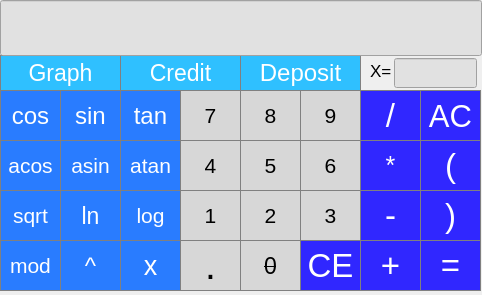
<?xml version="1.0" encoding="UTF-8"?>
<ui version="4.0">
 <class>CalculatorView</class>
 <widget class="QMainWindow" name="CalculatorView">
  <property name="enabled">
   <bool>true</bool>
  </property>
  <property name="geometry">
   <rect>
    <x>0</x>
    <y>0</y>
    <width>482</width>
    <height>295</height>
   </rect>
  </property>
  <property name="font">
   <font>
    <pointsize>13</pointsize>
   </font>
  </property>
  <property name="windowTitle">
   <string>MainWindow</string>
  </property>
  <widget class="QWidget" name="centralwidget">
   <widget class="QPushButton" name="pushButton">
    <property name="geometry">
     <rect>
      <x>0</x>
      <y>90</y>
      <width>61</width>
      <height>51</height>
     </rect>
    </property>
    <property name="font">
     <font>
      <pointsize>18</pointsize>
     </font>
    </property>
    <property name="styleSheet">
     <string notr="true">QPushButton {
	background-color: rgb(41, 124, 255);
	color: white;
 	border: 1px solid gray;
}
QPushButton:pressed {
    background-color: qlineargradient(x1: 0, y1: 0, x2: 0, y2: 1,
                                      stop: 0 #BEBEBE, stop: 1 #D7D7D7);
}</string>
    </property>
    <property name="text">
     <string>cos</string>
    </property>
    <attribute name="buttonGroup">
     <string notr="true">buttonGroup</string>
    </attribute>
   </widget>
   <widget class="QPushButton" name="pushButton_2">
    <property name="geometry">
     <rect>
      <x>0</x>
      <y>140</y>
      <width>61</width>
      <height>51</height>
     </rect>
    </property>
    <property name="font">
     <font>
      <pointsize>16</pointsize>
     </font>
    </property>
    <property name="styleSheet">
     <string notr="true">QPushButton {
	background-color: rgb(41, 124, 255);
	color: white;
 	border: 1px solid gray;
}
QPushButton:pressed {
    background-color: qlineargradient(x1: 0, y1: 0, x2: 0, y2: 1,
                                      stop: 0 #BEBEBE, stop: 1 #D7D7D7);
}</string>
    </property>
    <property name="text">
     <string>acos</string>
    </property>
    <attribute name="buttonGroup">
     <string notr="true">buttonGroup</string>
    </attribute>
   </widget>
   <widget class="QPushButton" name="pushButton_3">
    <property name="geometry">
     <rect>
      <x>0</x>
      <y>190</y>
      <width>61</width>
      <height>51</height>
     </rect>
    </property>
    <property name="font">
     <font>
      <pointsize>16</pointsize>
     </font>
    </property>
    <property name="styleSheet">
     <string notr="true">QPushButton {
	background-color: rgb(41, 124, 255);
	color: white;
 	border: 1px solid gray;
}
QPushButton:pressed {
    background-color: qlineargradient(x1: 0, y1: 0, x2: 0, y2: 1,
                                      stop: 0 #BEBEBE, stop: 1 #D7D7D7);
}</string>
    </property>
    <property name="text">
     <string>sqrt</string>
    </property>
    <attribute name="buttonGroup">
     <string notr="true">buttonGroup</string>
    </attribute>
   </widget>
   <widget class="QPushButton" name="pushButton_4">
    <property name="geometry">
     <rect>
      <x>0</x>
      <y>240</y>
      <width>61</width>
      <height>51</height>
     </rect>
    </property>
    <property name="font">
     <font>
      <pointsize>16</pointsize>
     </font>
    </property>
    <property name="styleSheet">
     <string notr="true">QPushButton {
	background-color: rgb(41, 124, 255);
	color: white;
 	border: 1px solid gray;
}
QPushButton:pressed {
    background-color: qlineargradient(x1: 0, y1: 0, x2: 0, y2: 1,
                                      stop: 0 #BEBEBE, stop: 1 #D7D7D7);
}</string>
    </property>
    <property name="text">
     <string>mod</string>
    </property>
    <attribute name="buttonGroup">
     <string notr="true">buttonGroup</string>
    </attribute>
   </widget>
   <widget class="QPushButton" name="pushButton_5">
    <property name="geometry">
     <rect>
      <x>60</x>
      <y>90</y>
      <width>61</width>
      <height>51</height>
     </rect>
    </property>
    <property name="font">
     <font>
      <pointsize>18</pointsize>
     </font>
    </property>
    <property name="styleSheet">
     <string notr="true">QPushButton {
	background-color: rgb(41, 124, 255);
	color: white;
 	border: 1px solid gray;
}
QPushButton:pressed {
    background-color: qlineargradient(x1: 0, y1: 0, x2: 0, y2: 1,
                                      stop: 0 #BEBEBE, stop: 1 #D7D7D7);
}</string>
    </property>
    <property name="text">
     <string>sin</string>
    </property>
    <attribute name="buttonGroup">
     <string notr="true">buttonGroup</string>
    </attribute>
   </widget>
   <widget class="QPushButton" name="pushButton_6">
    <property name="geometry">
     <rect>
      <x>60</x>
      <y>190</y>
      <width>61</width>
      <height>51</height>
     </rect>
    </property>
    <property name="font">
     <font>
      <pointsize>17</pointsize>
     </font>
    </property>
    <property name="styleSheet">
     <string notr="true">QPushButton {
	background-color: rgb(41, 124, 255);
	color: white;
 	border: 1px solid gray;
}
QPushButton:pressed {
    background-color: qlineargradient(x1: 0, y1: 0, x2: 0, y2: 1,
                                      stop: 0 #BEBEBE, stop: 1 #D7D7D7);
}</string>
    </property>
    <property name="text">
     <string>ln</string>
    </property>
    <attribute name="buttonGroup">
     <string notr="true">buttonGroup</string>
    </attribute>
   </widget>
   <widget class="QPushButton" name="pushButton_7">
    <property name="geometry">
     <rect>
      <x>60</x>
      <y>240</y>
      <width>61</width>
      <height>51</height>
     </rect>
    </property>
    <property name="font">
     <font>
      <pointsize>18</pointsize>
     </font>
    </property>
    <property name="styleSheet">
     <string notr="true">QPushButton {
	background-color: rgb(41, 124, 255);
	color: white;
 	border: 1px solid gray;
}
QPushButton:pressed {
    background-color: qlineargradient(x1: 0, y1: 0, x2: 0, y2: 1,
                                      stop: 0 #BEBEBE, stop: 1 #D7D7D7);
}</string>
    </property>
    <property name="text">
     <string>^</string>
    </property>
    <attribute name="buttonGroup">
     <string notr="true">buttonGroup</string>
    </attribute>
   </widget>
   <widget class="QPushButton" name="pushButton_8">
    <property name="geometry">
     <rect>
      <x>60</x>
      <y>140</y>
      <width>61</width>
      <height>51</height>
     </rect>
    </property>
    <property name="font">
     <font>
      <pointsize>16</pointsize>
     </font>
    </property>
    <property name="styleSheet">
     <string notr="true">QPushButton {
	background-color: rgb(41, 124, 255);
	color: white;
 	border: 1px solid gray;
}
QPushButton:pressed {
    background-color: qlineargradient(x1: 0, y1: 0, x2: 0, y2: 1,
                                      stop: 0 #BEBEBE, stop: 1 #D7D7D7);
}</string>
    </property>
    <property name="text">
     <string>asin</string>
    </property>
    <attribute name="buttonGroup">
     <string notr="true">buttonGroup</string>
    </attribute>
   </widget>
   <widget class="QPushButton" name="pushButton_9">
    <property name="geometry">
     <rect>
      <x>120</x>
      <y>90</y>
      <width>61</width>
      <height>51</height>
     </rect>
    </property>
    <property name="font">
     <font>
      <pointsize>18</pointsize>
     </font>
    </property>
    <property name="styleSheet">
     <string notr="true">QPushButton {
	background-color: rgb(41, 124, 255);
	color: white;
 	border: 1px solid gray;
}
QPushButton:pressed {
    background-color: qlineargradient(x1: 0, y1: 0, x2: 0, y2: 1,
                                      stop: 0 #BEBEBE, stop: 1 #D7D7D7);
}</string>
    </property>
    <property name="text">
     <string>tan</string>
    </property>
    <attribute name="buttonGroup">
     <string notr="true">buttonGroup</string>
    </attribute>
   </widget>
   <widget class="QPushButton" name="pushButton_10">
    <property name="geometry">
     <rect>
      <x>120</x>
      <y>240</y>
      <width>61</width>
      <height>51</height>
     </rect>
    </property>
    <property name="font">
     <font>
      <pointsize>20</pointsize>
      <kerning>true</kerning>
     </font>
    </property>
    <property name="styleSheet">
     <string notr="true">QPushButton {
	background-color: rgb(41, 124, 255);
	color: white;
 	border: 1px solid gray;
}
QPushButton:pressed {
    background-color: qlineargradient(x1: 0, y1: 0, x2: 0, y2: 1,
                                      stop: 0 #BEBEBE, stop: 1 #D7D7D7);
}</string>
    </property>
    <property name="text">
     <string>x</string>
    </property>
    <attribute name="buttonGroup">
     <string notr="true">buttonGroup</string>
    </attribute>
   </widget>
   <widget class="QPushButton" name="pushButton_11">
    <property name="geometry">
     <rect>
      <x>120</x>
      <y>190</y>
      <width>61</width>
      <height>51</height>
     </rect>
    </property>
    <property name="font">
     <font>
      <pointsize>16</pointsize>
     </font>
    </property>
    <property name="styleSheet">
     <string notr="true">QPushButton {
	background-color: rgb(41, 124, 255);
	color: white;
 	border: 1px solid gray;
}
QPushButton:pressed {
    background-color: qlineargradient(x1: 0, y1: 0, x2: 0, y2: 1,
                                      stop: 0 #BEBEBE, stop: 1 #D7D7D7);
}</string>
    </property>
    <property name="text">
     <string>log</string>
    </property>
    <attribute name="buttonGroup">
     <string notr="true">buttonGroup</string>
    </attribute>
   </widget>
   <widget class="QPushButton" name="pushButton_12">
    <property name="geometry">
     <rect>
      <x>120</x>
      <y>140</y>
      <width>61</width>
      <height>51</height>
     </rect>
    </property>
    <property name="font">
     <font>
      <pointsize>16</pointsize>
     </font>
    </property>
    <property name="styleSheet">
     <string notr="true">QPushButton {
	background-color: rgb(41, 124, 255);
	color: white;
 	border: 1px solid gray;
}
QPushButton:pressed {
    background-color: qlineargradient(x1: 0, y1: 0, x2: 0, y2: 1,
                                      stop: 0 #BEBEBE, stop: 1 #D7D7D7);
}</string>
    </property>
    <property name="text">
     <string>atan</string>
    </property>
    <attribute name="buttonGroup">
     <string notr="true">buttonGroup</string>
    </attribute>
   </widget>
   <widget class="QPushButton" name="pushButton_13">
    <property name="geometry">
     <rect>
      <x>180</x>
      <y>90</y>
      <width>61</width>
      <height>51</height>
     </rect>
    </property>
    <property name="font">
     <font>
      <pointsize>16</pointsize>
     </font>
    </property>
    <property name="styleSheet">
     <string notr="true">QPushButton {
  background-color: rgb(215, 215, 215);
  border: 1px solid gray;
}
QPushButton:pressed {
    background-color: qlineargradient(x1: 0, y1: 0, x2: 0, y2: 1,
                                      stop: 0 #BEBEBE, stop: 1 #D7D7D7);
}</string>
    </property>
    <property name="text">
     <string>7</string>
    </property>
    <attribute name="buttonGroup">
     <string notr="true">buttonGroup</string>
    </attribute>
   </widget>
   <widget class="QPushButton" name="pushButton_14">
    <property name="geometry">
     <rect>
      <x>240</x>
      <y>240</y>
      <width>61</width>
      <height>51</height>
     </rect>
    </property>
    <property name="font">
     <font>
      <pointsize>17</pointsize>
      <italic>false</italic>
      <bold>false</bold>
      <strikeout>true</strikeout>
     </font>
    </property>
    <property name="styleSheet">
     <string notr="true">QPushButton {
  background-color: rgb(215, 215, 215);
  border: 1px solid gray;
}
QPushButton:pressed {
    background-color: qlineargradient(x1: 0, y1: 0, x2: 0, y2: 1,
                                      stop: 0 #BEBEBE, stop: 1 #D7D7D7);
}</string>
    </property>
    <property name="text">
     <string>0</string>
    </property>
    <attribute name="buttonGroup">
     <string notr="true">buttonGroup</string>
    </attribute>
   </widget>
   <widget class="QPushButton" name="pushButton_15">
    <property name="geometry">
     <rect>
      <x>180</x>
      <y>140</y>
      <width>61</width>
      <height>51</height>
     </rect>
    </property>
    <property name="font">
     <font>
      <pointsize>16</pointsize>
     </font>
    </property>
    <property name="styleSheet">
     <string notr="true">QPushButton {
  background-color: rgb(215, 215, 215);
  border: 1px solid gray;
}
QPushButton:pressed {
    background-color: qlineargradient(x1: 0, y1: 0, x2: 0, y2: 1,
                                      stop: 0 #BEBEBE, stop: 1 #D7D7D7);
}</string>
    </property>
    <property name="text">
     <string>4</string>
    </property>
    <attribute name="buttonGroup">
     <string notr="true">buttonGroup</string>
    </attribute>
   </widget>
   <widget class="QPushButton" name="pushButton_16">
    <property name="geometry">
     <rect>
      <x>180</x>
      <y>190</y>
      <width>61</width>
      <height>51</height>
     </rect>
    </property>
    <property name="font">
     <font>
      <pointsize>16</pointsize>
      <strikeout>false</strikeout>
     </font>
    </property>
    <property name="styleSheet">
     <string notr="true">QPushButton {
  background-color: rgb(215, 215, 215);
  border: 1px solid gray;
}
QPushButton:pressed {
    background-color: qlineargradient(x1: 0, y1: 0, x2: 0, y2: 1,
                                      stop: 0 #BEBEBE, stop: 1 #D7D7D7);
}</string>
    </property>
    <property name="text">
     <string>1</string>
    </property>
    <attribute name="buttonGroup">
     <string notr="true">buttonGroup</string>
    </attribute>
   </widget>
   <widget class="QPushButton" name="pushButton_17">
    <property name="geometry">
     <rect>
      <x>240</x>
      <y>90</y>
      <width>61</width>
      <height>51</height>
     </rect>
    </property>
    <property name="font">
     <font>
      <pointsize>16</pointsize>
     </font>
    </property>
    <property name="styleSheet">
     <string notr="true">QPushButton {
  background-color: rgb(215, 215, 215);
  border: 1px solid gray;
}
QPushButton:pressed {
    background-color: qlineargradient(x1: 0, y1: 0, x2: 0, y2: 1,
                                      stop: 0 #BEBEBE, stop: 1 #D7D7D7);
}</string>
    </property>
    <property name="text">
     <string>8</string>
    </property>
    <attribute name="buttonGroup">
     <string notr="true">buttonGroup</string>
    </attribute>
   </widget>
   <widget class="QPushButton" name="pushButton_18">
    <property name="geometry">
     <rect>
      <x>240</x>
      <y>190</y>
      <width>61</width>
      <height>51</height>
     </rect>
    </property>
    <property name="font">
     <font>
      <pointsize>16</pointsize>
     </font>
    </property>
    <property name="styleSheet">
     <string notr="true">QPushButton {
  background-color: rgb(215, 215, 215);
  border: 1px solid gray;
}
QPushButton:pressed {
    background-color: qlineargradient(x1: 0, y1: 0, x2: 0, y2: 1,
                                      stop: 0 #BEBEBE, stop: 1 #D7D7D7);
}</string>
    </property>
    <property name="text">
     <string>2</string>
    </property>
    <attribute name="buttonGroup">
     <string notr="true">buttonGroup</string>
    </attribute>
   </widget>
   <widget class="QPushButton" name="pushButton_20">
    <property name="geometry">
     <rect>
      <x>240</x>
      <y>140</y>
      <width>61</width>
      <height>51</height>
     </rect>
    </property>
    <property name="font">
     <font>
      <pointsize>16</pointsize>
     </font>
    </property>
    <property name="styleSheet">
     <string notr="true">QPushButton {
  background-color: rgb(215, 215, 215);
  border: 1px solid gray;
}
QPushButton:pressed {
    background-color: qlineargradient(x1: 0, y1: 0, x2: 0, y2: 1,
                                      stop: 0 #BEBEBE, stop: 1 #D7D7D7);
}</string>
    </property>
    <property name="text">
     <string>5</string>
    </property>
    <attribute name="buttonGroup">
     <string notr="true">buttonGroup</string>
    </attribute>
   </widget>
   <widget class="QPushButton" name="pushButton_21">
    <property name="geometry">
     <rect>
      <x>300</x>
      <y>90</y>
      <width>61</width>
      <height>51</height>
     </rect>
    </property>
    <property name="font">
     <font>
      <pointsize>16</pointsize>
     </font>
    </property>
    <property name="styleSheet">
     <string notr="true">QPushButton {
  background-color: rgb(215, 215, 215);
  border: 1px solid gray;
}
QPushButton:pressed {
    background-color: qlineargradient(x1: 0, y1: 0, x2: 0, y2: 1,
                                      stop: 0 #BEBEBE, stop: 1 #D7D7D7);
}</string>
    </property>
    <property name="text">
     <string>9</string>
    </property>
    <attribute name="buttonGroup">
     <string notr="true">buttonGroup</string>
    </attribute>
   </widget>
   <widget class="QPushButton" name="pushButton_22">
    <property name="geometry">
     <rect>
      <x>300</x>
      <y>140</y>
      <width>61</width>
      <height>51</height>
     </rect>
    </property>
    <property name="font">
     <font>
      <pointsize>16</pointsize>
     </font>
    </property>
    <property name="styleSheet">
     <string notr="true">QPushButton {
  background-color: rgb(215, 215, 215);
  border: 1px solid gray;
}
QPushButton:pressed {
    background-color: qlineargradient(x1: 0, y1: 0, x2: 0, y2: 1,
                                      stop: 0 #BEBEBE, stop: 1 #D7D7D7);
}</string>
    </property>
    <property name="text">
     <string>6</string>
    </property>
    <attribute name="buttonGroup">
     <string notr="true">buttonGroup</string>
    </attribute>
   </widget>
   <widget class="QPushButton" name="backspace">
    <property name="geometry">
     <rect>
      <x>300</x>
      <y>240</y>
      <width>61</width>
      <height>51</height>
     </rect>
    </property>
    <property name="font">
     <font>
      <pointsize>25</pointsize>
     </font>
    </property>
    <property name="styleSheet">
     <string notr="true">QPushButton {
  background-color: rgb(48, 39, 255);
  color: white; 
  border: 1px solid gray;
}

QPushButton:pressed {
    background-color: qlineargradient(x1: 0, y1: 0, x2: 0, y2: 1,
                                      stop: 0 #FF7832, stop: 1 #FF9739);
}</string>
    </property>
    <property name="text">
     <string>CE</string>
    </property>
   </widget>
   <widget class="QPushButton" name="pushButton_24">
    <property name="geometry">
     <rect>
      <x>300</x>
      <y>190</y>
      <width>61</width>
      <height>51</height>
     </rect>
    </property>
    <property name="font">
     <font>
      <pointsize>16</pointsize>
     </font>
    </property>
    <property name="styleSheet">
     <string notr="true">QPushButton {
  background-color: rgb(215, 215, 215);
  border: 1px solid gray;
}
QPushButton:pressed {
    background-color: qlineargradient(x1: 0, y1: 0, x2: 0, y2: 1,
                                      stop: 0 #BEBEBE, stop: 1 #D7D7D7);
}</string>
    </property>
    <property name="text">
     <string>3</string>
    </property>
    <attribute name="buttonGroup">
     <string notr="true">buttonGroup</string>
    </attribute>
   </widget>
   <widget class="QPushButton" name="pushButton_25">
    <property name="geometry">
     <rect>
      <x>360</x>
      <y>90</y>
      <width>61</width>
      <height>51</height>
     </rect>
    </property>
    <property name="font">
     <font>
      <pointsize>25</pointsize>
     </font>
    </property>
    <property name="styleSheet">
     <string notr="true">QPushButton {
  background-color: rgb(48, 39, 255);
  color: white; 
  border: 1px solid gray;
}

QPushButton:pressed {
    background-color: qlineargradient(x1: 0, y1: 0, x2: 0, y2: 1,
                                      stop: 0 #FF7832, stop: 1 #FF9739);
}</string>
    </property>
    <property name="text">
     <string>/</string>
    </property>
    <attribute name="buttonGroup">
     <string notr="true">buttonGroup</string>
    </attribute>
   </widget>
   <widget class="QPushButton" name="pushButton_26">
    <property name="geometry">
     <rect>
      <x>360</x>
      <y>240</y>
      <width>61</width>
      <height>51</height>
     </rect>
    </property>
    <property name="font">
     <font>
      <pointsize>25</pointsize>
     </font>
    </property>
    <property name="styleSheet">
     <string notr="true">QPushButton {
  background-color: rgb(48, 39, 255);
  color: white; 
  border: 1px solid gray;
}

QPushButton:pressed {
    background-color: qlineargradient(x1: 0, y1: 0, x2: 0, y2: 1,
                                      stop: 0 #FF7832, stop: 1 #FF9739);
}</string>
    </property>
    <property name="text">
     <string>+</string>
    </property>
    <attribute name="buttonGroup">
     <string notr="true">buttonGroup</string>
    </attribute>
   </widget>
   <widget class="QPushButton" name="pushButton_27">
    <property name="geometry">
     <rect>
      <x>360</x>
      <y>140</y>
      <width>61</width>
      <height>51</height>
     </rect>
    </property>
    <property name="font">
     <font>
      <pointsize>19</pointsize>
     </font>
    </property>
    <property name="styleSheet">
     <string notr="true">QPushButton {
  background-color: rgb(48, 39, 255);
  color: white; 
  border: 1px solid gray;
}

QPushButton:pressed {
    background-color: qlineargradient(x1: 0, y1: 0, x2: 0, y2: 1,
                                      stop: 0 #FF7832, stop: 1 #FF9739);
}</string>
    </property>
    <property name="text">
     <string>*</string>
    </property>
    <attribute name="buttonGroup">
     <string notr="true">buttonGroup</string>
    </attribute>
   </widget>
   <widget class="QPushButton" name="pushButton_28">
    <property name="geometry">
     <rect>
      <x>360</x>
      <y>190</y>
      <width>61</width>
      <height>51</height>
     </rect>
    </property>
    <property name="font">
     <font>
      <pointsize>25</pointsize>
     </font>
    </property>
    <property name="styleSheet">
     <string notr="true">QPushButton {
  background-color: rgb(48, 39, 255);
  color: white; 
  border: 1px solid gray;
}

QPushButton:pressed {
    background-color: qlineargradient(x1: 0, y1: 0, x2: 0, y2: 1,
                                      stop: 0 #FF7832, stop: 1 #FF9739);
}</string>
    </property>
    <property name="text">
     <string>-</string>
    </property>
    <attribute name="buttonGroup">
     <string notr="true">buttonGroup</string>
    </attribute>
   </widget>
   <widget class="QPushButton" name="Clear">
    <property name="geometry">
     <rect>
      <x>420</x>
      <y>90</y>
      <width>61</width>
      <height>51</height>
     </rect>
    </property>
    <property name="font">
     <font>
      <pointsize>23</pointsize>
     </font>
    </property>
    <property name="styleSheet">
     <string notr="true">QPushButton {
  background-color: rgb(48, 39, 255);
  color: white; 
  border: 1px solid gray;
}

QPushButton:pressed {
    background-color: qlineargradient(x1: 0, y1: 0, x2: 0, y2: 1,
                                      stop: 0 #FF7832, stop: 1 #FF9739);
}</string>
    </property>
    <property name="text">
     <string>AC</string>
    </property>
   </widget>
   <widget class="QPushButton" name="pushButton_30">
    <property name="geometry">
     <rect>
      <x>420</x>
      <y>140</y>
      <width>61</width>
      <height>51</height>
     </rect>
    </property>
    <property name="font">
     <font>
      <pointsize>25</pointsize>
     </font>
    </property>
    <property name="styleSheet">
     <string notr="true">QPushButton {
  background-color: rgb(48, 39, 255);
  color: white; 
  border: 1px solid gray;
}

QPushButton:pressed {
    background-color: qlineargradient(x1: 0, y1: 0, x2: 0, y2: 1,
                                      stop: 0 #FF7832, stop: 1 #FF9739);
}</string>
    </property>
    <property name="text">
     <string>(</string>
    </property>
    <attribute name="buttonGroup">
     <string notr="true">buttonGroup</string>
    </attribute>
   </widget>
   <widget class="QPushButton" name="pushButton_31">
    <property name="geometry">
     <rect>
      <x>420</x>
      <y>190</y>
      <width>61</width>
      <height>51</height>
     </rect>
    </property>
    <property name="font">
     <font>
      <pointsize>25</pointsize>
     </font>
    </property>
    <property name="styleSheet">
     <string notr="true">QPushButton {
  background-color: rgb(48, 39, 255);
  color: white; 
  border: 1px solid gray;
}

QPushButton:pressed {
    background-color: qlineargradient(x1: 0, y1: 0, x2: 0, y2: 1,
                                      stop: 0 #FF7832, stop: 1 #FF9739);
}</string>
    </property>
    <property name="text">
     <string>)</string>
    </property>
    <attribute name="buttonGroup">
     <string notr="true">buttonGroup</string>
    </attribute>
   </widget>
   <widget class="QPushButton" name="enter">
    <property name="geometry">
     <rect>
      <x>420</x>
      <y>240</y>
      <width>61</width>
      <height>51</height>
     </rect>
    </property>
    <property name="font">
     <font>
      <pointsize>25</pointsize>
     </font>
    </property>
    <property name="styleSheet">
     <string notr="true">QPushButton {
  background-color: rgb(48, 39, 255);
  color: white; 
  border: 1px solid gray;
}

QPushButton:pressed {
    background-color: qlineargradient(x1: 0, y1: 0, x2: 0, y2: 1,
                                      stop: 0 #FF7832, stop: 1 #FF9739);
}</string>
    </property>
    <property name="text">
     <string>=</string>
    </property>
   </widget>
   <widget class="QLineEdit" name="lineEdit">
    <property name="geometry">
     <rect>
      <x>0</x>
      <y>0</y>
      <width>482</width>
      <height>56</height>
     </rect>
    </property>
    <property name="font">
     <font>
      <pointsize>20</pointsize>
     </font>
    </property>
    <property name="styleSheet">
     <string notr="true">QLabel {
	qproperty-alignment: 'AlignVCenter | AlignLeft';
	color: rgb(255, 255, 255);
	border-bottom: 1px solid gray;
}

QLineEdit
{
 background: rgb(225, 225, 225);
}
QLineEdit:focus
{
  background: white;
  color: black;
}
</string>
    </property>
    <property name="alignment">
     <set>Qt::AlignRight|Qt::AlignTrailing|Qt::AlignVCenter</set>
    </property>
   </widget>
   <widget class="QPushButton" name="graph">
    <property name="geometry">
     <rect>
      <x>0</x>
      <y>55</y>
      <width>121</width>
      <height>36</height>
     </rect>
    </property>
    <property name="font">
     <font>
      <pointsize>17</pointsize>
     </font>
    </property>
    <property name="styleSheet">
     <string notr="true">QPushButton {
  background-color: rgb(47, 192, 255);
  color: white; 
  border: 1px solid gray;
}

QPushButton:pressed {
    background-color: qlineargradient(x1: 0, y1: 0, x2: 0, y2: 1,
                                      stop: 0 #FF7832, stop: 1 #FF9739);
}
</string>
    </property>
    <property name="text">
     <string>Graph</string>
    </property>
   </widget>
   <widget class="QPushButton" name="credit">
    <property name="geometry">
     <rect>
      <x>120</x>
      <y>55</y>
      <width>121</width>
      <height>36</height>
     </rect>
    </property>
    <property name="font">
     <font>
      <pointsize>17</pointsize>
     </font>
    </property>
    <property name="styleSheet">
     <string notr="true">QPushButton {
  background-color: rgb(47, 192, 255);
  color: white; 
  border: 1px solid gray;
}

QPushButton:pressed {
    background-color: qlineargradient(x1: 0, y1: 0, x2: 0, y2: 1,
                                      stop: 0 #FF7832, stop: 1 #FF9739);
}
</string>
    </property>
    <property name="text">
     <string>Credit</string>
    </property>
   </widget>
   <widget class="QPushButton" name="pushButton_34">
    <property name="geometry">
     <rect>
      <x>240</x>
      <y>55</y>
      <width>121</width>
      <height>36</height>
     </rect>
    </property>
    <property name="font">
     <font>
      <pointsize>18</pointsize>
     </font>
    </property>
    <property name="styleSheet">
     <string notr="true">QPushButton {
  background-color: rgb(47, 192, 255);
  color: white; 
  border: 1px solid gray;
}

QPushButton:pressed {
    background-color: qlineargradient(x1: 0, y1: 0, x2: 0, y2: 1,
                                      stop: 0 #FF7832, stop: 1 #FF9739);
}
</string>
    </property>
    <property name="text">
     <string>Deposit</string>
    </property>
   </widget>
   <widget class="QPushButton" name="pushButton_23">
    <property name="geometry">
     <rect>
      <x>180</x>
      <y>240</y>
      <width>61</width>
      <height>51</height>
     </rect>
    </property>
    <property name="font">
     <font>
      <pointsize>29</pointsize>
     </font>
    </property>
    <property name="styleSheet">
     <string notr="true">QPushButton {
  background-color: rgb(215, 215, 215);
  border: 1px solid gray;
}
QPushButton:pressed {
    background-color: qlineargradient(x1: 0, y1: 0, x2: 0, y2: 1,
                                      stop: 0 #BEBEBE, stop: 1 #D7D7D7);
}</string>
    </property>
    <property name="text">
     <string>.</string>
    </property>
    <attribute name="buttonGroup">
     <string notr="true">buttonGroup</string>
    </attribute>
   </widget>
   <widget class="QLineEdit" name="DX">
    <property name="geometry">
     <rect>
      <x>394</x>
      <y>58</y>
      <width>83</width>
      <height>30</height>
     </rect>
    </property>
    <property name="styleSheet">
     <string notr="true">QLineEdit 
{
 background: rgb(225, 225, 225);
}

QLineEdit:focus
{
  background: white;
  color: black;
}</string>
    </property>
    <property name="text">
     <string/>
    </property>
    <property name="cursorPosition">
     <number>0</number>
    </property>
    <property name="alignment">
     <set>Qt::AlignRight|Qt::AlignTrailing|Qt::AlignVCenter</set>
    </property>
   </widget>
   <widget class="QLabel" name="label">
    <property name="geometry">
     <rect>
      <x>370</x>
      <y>50</y>
      <width>21</width>
      <height>41</height>
     </rect>
    </property>
    <property name="text">
     <string>X=</string>
    </property>
   </widget>
   <zorder>pushButton</zorder>
   <zorder>pushButton_2</zorder>
   <zorder>pushButton_3</zorder>
   <zorder>pushButton_4</zorder>
   <zorder>pushButton_5</zorder>
   <zorder>pushButton_6</zorder>
   <zorder>pushButton_7</zorder>
   <zorder>pushButton_8</zorder>
   <zorder>pushButton_9</zorder>
   <zorder>pushButton_10</zorder>
   <zorder>pushButton_11</zorder>
   <zorder>pushButton_12</zorder>
   <zorder>pushButton_13</zorder>
   <zorder>pushButton_14</zorder>
   <zorder>pushButton_15</zorder>
   <zorder>pushButton_16</zorder>
   <zorder>pushButton_17</zorder>
   <zorder>pushButton_18</zorder>
   <zorder>pushButton_20</zorder>
   <zorder>pushButton_21</zorder>
   <zorder>pushButton_22</zorder>
   <zorder>backspace</zorder>
   <zorder>pushButton_24</zorder>
   <zorder>pushButton_25</zorder>
   <zorder>pushButton_26</zorder>
   <zorder>pushButton_27</zorder>
   <zorder>pushButton_28</zorder>
   <zorder>Clear</zorder>
   <zorder>pushButton_30</zorder>
   <zorder>pushButton_31</zorder>
   <zorder>enter</zorder>
   <zorder>graph</zorder>
   <zorder>credit</zorder>
   <zorder>pushButton_34</zorder>
   <zorder>lineEdit</zorder>
   <zorder>pushButton_23</zorder>
   <zorder>DX</zorder>
   <zorder>label</zorder>
  </widget>
 </widget>
 <resources/>
 <connections/>
 <buttongroups>
  <buttongroup name="buttonGroup"/>
 </buttongroups>
</ui>
